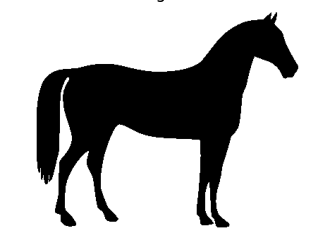
#> input picture Horse-BW.png, 329 x 252 px
$ jupyter execute Vision_02_Morphology_lucy.ipynb
#> lines starting #> are read from the running program, lines starting #| are printed output that depends on the picture; after the words box and inside, x2 and y2 are one past the last pixel; in counts of white or black regions, pixels touching at a corner belong together
[cell 1]
# https://scikit-image.org/docs/dev/auto_examples/applications/plot_morphology.html
# http://www.dabi.temple.edu/~shape/MPEG7/dataset.html
# https://doc.rero.ch/record/316838/files/11263_2010_Article_387.pdf

[cell 2]
import numpy as np
import matplotlib.pyplot as plt

from skimage.io import imread
from skimage.morphology import erosion, dilation, opening, closing
from skimage.morphology import white_tophat, black_tophat
from skimage.morphology import skeletonize, convex_hull_image
from skimage.morphology import disk

[cell 3]
# Salt and pepper noise
def salt_and_pepper(IMG):
    img = IMG.copy()
    n_rows, n_cols = img.shape
    for row in range(n_rows):
        for col in range(n_cols):
            thresh = np.random.rand()
            if thresh > 0.98:
                img[row, col] = 1
            elif thresh < 0.02:
                img[row, col] = 0
    return img

[cell 4]
# Read image
IMG = imread('Horse-BW.png', as_gray=True)
#> IMG is the input picture: shape (252, 329) float64; min 0, max 1, mean 0.739
print(IMG.shape)
#| (252, 329)

plt.imshow(IMG, cmap='gray')
plt.axis('off')
plt.show()

[cell 5]
# Binarize it
BW1 = IMG > 0.5
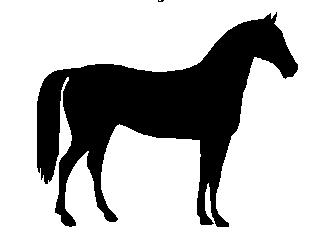
#> BW1: shape (252, 329) bool; 73.9% white; 2 black regions (1 under 20 px), largest, box (x1, y1, x2, y2) and area: (37, 12, 298, 227) 21612
BW  = IMG < 0.5

plt.figure(figsize=(8, 3))
plt.subplot(1, 2, 1)
plt.imshow(BW1, cmap='gray')
plt.subplot(1, 2, 2)
plt.imshow(BW, cmap='gray')
plt.show()
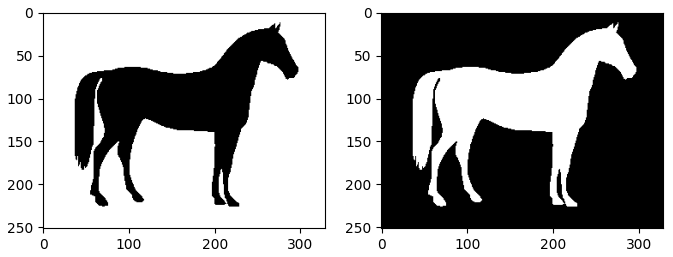
#> figure drawn by matplotlib, 2 panels

[cell 6]
# Create kernel
kernel = disk(2)#me crea  una especie de disco de 0 y 1 y le aplica como una especie de erosión
print(kernel) #de tamaño 2 (2 a la izquierda a la derecha etc) quita varios pixeles de los blancos

[cell 7]
# Erode
eroded = erosion(BW, kernel)
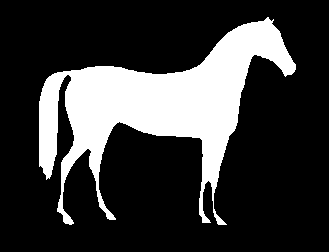
#> eroded: shape (252, 329) bool; 22.6% white; 1 white region, box (x1, y1, x2, y2) and area: (39, 17, 296, 225) 18756

plt.imshow(eroded, cmap='gray')
plt.show()

[cell 8]
# Dilate
dilated = dilation(BW, kernel)
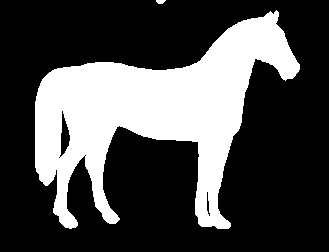
#> dilated: shape (252, 329) bool; 29.5% white; 2 white regions, box (x1, y1, x2, y2) and area: (35, 10, 300, 229) 24416, (156, 0, 166, 4) 31

plt.imshow(dilated, cmap='gray')
plt.show()

[cell 9]
# Add noise
BWnoise = salt_and_pepper(BW)
#> after the loop in salt_and_pepper, `for row in range(n_rows):`:
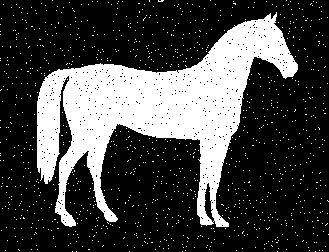
#> img: shape (252, 329) bool; 27% white; 1097 white regions (1096 under 20 px), largest, box (x1, y1, x2, y2) and area: (37, 12, 298, 227) 21201

plt.imshow(BWnoise, cmap='gray')
plt.show()

[cell 10]
# Opening (combinación de erosión con dilatación)
opened = opening(BWnoise, kernel)
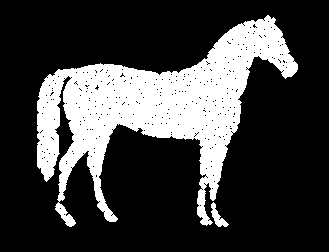
#> opened: shape (252, 329) bool; 24.9% white; 2 white regions, box (x1, y1, x2, y2) and area: (37, 15, 298, 227) 20498, (211, 202, 229, 227) 179

plt.imshow(opened, cmap='gray')
plt.show()

[cell 11]
# Closing
closed = closing(BWnoise, kernel)#es el contrario de opening, dilata luego erosiona
#> closed: shape (252, 329) bool; 28.5% white; 908 white regions (907 under 20 px), largest, box (x1, y1, x2, y2) and area: (34, 12, 298, 229) 22314

plt.imshow(closed, cmap='gray')
plt.show()

[cell 12]
# Morphological gradient
morph_grad = dilated.astype('int8') - eroded.astype('int8')
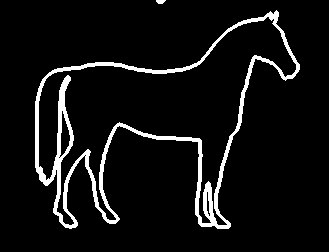
#> morph_grad: shape (252, 329) int8; values 0 (black) and 1 (white), 6.9% white; 2 white regions, box (x1, y1, x2, y2) and area: (35, 10, 300, 229) 5660, (156, 0, 166, 4) 31

plt.imshow(morph_grad, cmap='gray')
plt.show()

[cell 13]
# Morphological gradient II
morph_grad2 = eroded.astype('int8') - dilated.astype('int8')

plt.imshow(morph_grad2, cmap='gray')
plt.show()

[cell 14]
# White tophat
wth = white_tophat(closed, kernel)
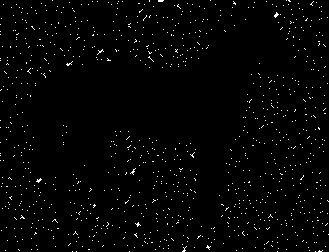
#> wth: shape (252, 329) bool; 1.7% white in thin lines or dots

plt.imshow(wth, cmap='gray')
plt.show()

[cell 15]
# Black tophat
bth = black_tophat(opened, kernel)
#> bth: shape (252, 329) bool; 0.67% white in thin lines or dots, all inside (x1, y1, x2, y2) = (40, 18, 294, 223)

plt.imshow(bth, cmap='gray')
plt.show()

[cell 16]
# Skeleton
skel = skeletonize(BW)
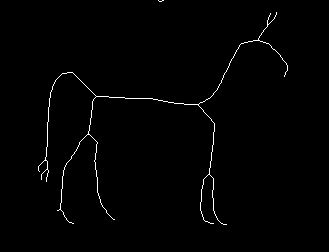
#> skel: shape (252, 329) bool; 1% white in thin lines or dots, all inside (x1, y1, x2, y2) = (38, 0, 288, 225)

plt.imshow(skel, cmap='gray')
plt.show()

[cell 17]
# Convex hull
hull = convex_hull_image(BW)
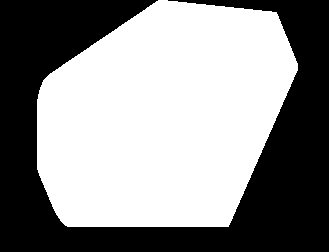
#> hull: shape (252, 329) bool; 56.1% white; 1 black region, box (x1, y1, x2, y2) and area: (0, 0, 329, 252) 36397

plt.imshow(hull, cmap='gray')
plt.show()
